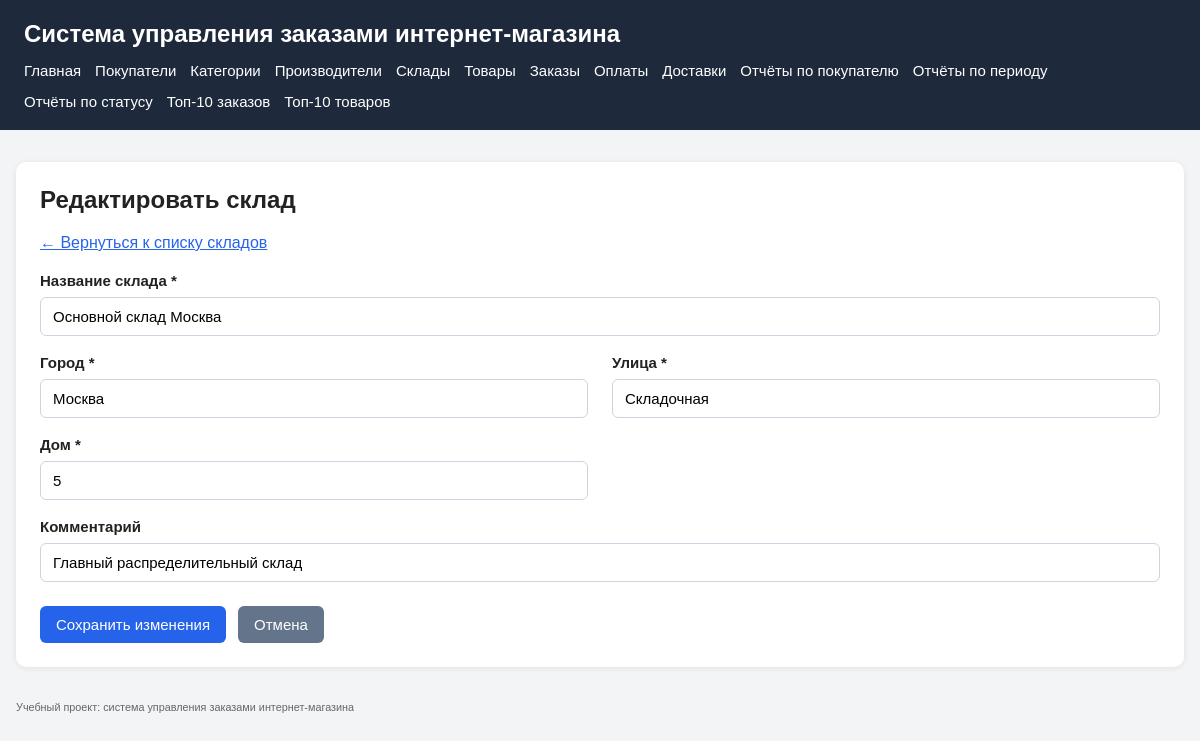
Page /warehouses/edit.php?id=1 on the committed database.
### tables this page shows
CREATE TABLE warehouses (
    warehouse_id INT UNSIGNED NOT NULL AUTO_INCREMENT,
    warehouse_name VARCHAR(150) NOT NULL,
    city VARCHAR(100) NOT NULL,
    street VARCHAR(150) NOT NULL,
    house VARCHAR(20) NOT NULL,
    comment VARCHAR(255) NULL,
    PRIMARY KEY (warehouse_id),
    CONSTRAINT uk_warehouses_name UNIQUE (warehouse_name)
);

### src/includes/db.php (called while the page is built, shortened)
<?php
$configPath = __DIR__ . '/../config/config.local.php';
if (!file_exists($configPath)) {
    $configPath = __DIR__ . '/../config/config.example.php';
}
$config = require $configPath;
function app_config(): array
{
    global $config;
    return $config;
}
function base_url(string $path = ''): string
{
    $config = app_config();
    $base = rtrim($config['app']['base_url'] ?? '', '/');
    return $base . '/' . ltrim($path, '/');
}
function db(): PDO
{
    $config = app_config();
    $db = $config['db'];
    $dsn = sprintf(
        'mysql:host=%s;port=%d;dbname=%s;charset=%s',
        $db['host'],
        $db['port'],
        $db['name'],
        $db['charset']
    );
    $pdo = new PDO($dsn, $db['user'], $db['pass'], [
        PDO::ATTR_ERRMODE => PDO::ERRMODE_EXCEPTION,
        PDO::ATTR_DEFAULT_FETCH_MODE => PDO::FETCH_ASSOC,
        PDO::ATTR_EMULATE_PREPARES => false,
    ]);
    return $pdo;
}

### src/config/config.example.php (called while the page is built)
<?php
return [
    'app' => [
        'base_url' => getenv('APP_BASE_URL') ?: '',
        'name' => getenv('APP_NAME') ?: 'Система управления заказами интернет-магазина',
    ],
    'db' => [
        'host' => getenv('DB_HOST') ?: 'db',
        'port' => (int)(getenv('DB_PORT') ?: 3306),
        'name' => getenv('DB_NAME') ?: 'shop_orders',
        'user' => getenv('DB_USER') ?: 'shop_user',
        'pass' => getenv('DB_PASSWORD') ?: '',
        'charset' => getenv('DB_CHARSET') ?: 'utf8mb4',
    ],
];

### src/warehouses/edit.php (the view, shortened to what this page needs)
<?php
$errorMessage = null;
$warehouseId = (int)($_GET['id'] ?? 0);
$formData = [
    'warehouse_name' => '',
    'city' => '',
    'street' => '',
    'house' => '',
    'comment' => '',
];
require_once __DIR__ . '/../includes/db.php';
if ($warehouseId <= 0) {
    $errorMessage = 'Некорректный идентификатор склада.';
} else {
    try {
        $pdo = db();
        if ($_SERVER['REQUEST_METHOD'] === 'POST') {
            foreach ($formData as $key => $value) {
                $formData[$key] = trim((string)($_POST[$key] ?? ''));
            }
            $requiredFields = [
                'warehouse_name' => 'Название склада',
                'city' => 'Город',
                'street' => 'Улица',
                'house' => 'Дом',
            ];
            foreach ($requiredFields as $field => $label) {
                if ($formData[$field] === '') {
                    $errorMessage = "Поле «{$label}» обязательно для заполнения.";
                    break;
                }
            }
            if ($errorMessage === null) {
                $checkStmt = $pdo->prepare(
                    'SELECT warehouse_id
                     FROM warehouses
                     WHERE warehouse_name = :warehouse_name
                       AND warehouse_id <> :warehouse_id'
                );
                $checkStmt->execute([
                    ':warehouse_name' => $formData['warehouse_name'],
                    ':warehouse_id' => $warehouseId,
                ]);
                $existingWarehouse = $checkStmt->fetch();
                if ($existingWarehouse) {
                    $errorMessage = 'Склад с таким названием уже существует.';
                } else {
                    $stmt = $pdo->prepare(
                        'UPDATE warehouses
                         SET
                            warehouse_name = :warehouse_name,
                            city = :city,
                            street = :street,
                            house = :house,
                            `comment` = :comment
                         WHERE warehouse_id = :warehouse_id'
                    );
                    $stmt->execute([
                        ':warehouse_name' => $formData['warehouse_name'],
                        ':city' => $formData['city'],
                        ':street' => $formData['street'],
                        ':house' => $formData['house'],
                        ':comment' => $formData['comment'] !== '' ? $formData['comment'] : null,
                        ':warehouse_id' => $warehouseId,
                    ]);
                    header('Location: ' . base_url('warehouses/list.php'));
                    exit;
                }
            }
        } else {
            $stmt = $pdo->prepare(
                'SELECT
                    warehouse_id,
                    warehouse_name,
                    city,
                    street,
                    house,
                    `comment`
                 FROM warehouses
                 WHERE warehouse_id = :warehouse_id'
            );
            $stmt->execute([
                ':warehouse_id' => $warehouseId,
            ]);
            $warehouse = $stmt->fetch();
            if (!$warehouse) {
                $errorMessage = 'Склад не найден.';
            } else {
                foreach ($formData as $key => $value) {
                    $formData[$key] = (string)($warehouse[$key] ?? '');
                }
            }
        }
    } catch (PDOException $e) {
        if ($e->getCode() === '23000') {
            $errorMessage = 'Склад с таким названием уже существует.';
        } else {
            $errorMessage = 'Не удалось сохранить изменения склада.';
        }
    } catch (Throwable $e) {
        $errorMessage = 'Произошла непредвиденная ошибка при редактировании склада.';
    }
}
require_once __DIR__ . '/../includes/header.php';
require_once __DIR__ . '/../includes/menu.php';
?>
<main>
    <section class="card">
        <h2>Редактировать склад</h2>
        <p>
            <a href="<?= htmlspecialchars(base_url('warehouses/list.php'), ENT_QUOTES, 'UTF-8') ?>">
                ← Вернуться к списку складов
            </a>
        </p>
        <?php if ($warehouseId > 0 && ($errorMessage === null || $_SERVER['REQUEST_METHOD'] === 'POST')): ?>
            <form method="post" action="<?= htmlspecialchars(base_url('warehouses/edit.php?id=' . $warehouseId), ENT_QUOTES, 'UTF-8') ?>">
                <div class="form-grid">
                    <div class="form-group form-group-full">
                        <label for="warehouse_name">Название склада *</label>
                        <input
                            type="text"
                            id="warehouse_name"
                            name="warehouse_name"
                            value="<?= htmlspecialchars($formData['warehouse_name'], ENT_QUOTES, 'UTF-8') ?>"
                            required
                        >
                    </div>
                    <div class="form-group">
                        <label for="city">Город *</label>
                        <input
                            type="text"
                            id="city"
                            name="city"
                            value="<?= htmlspecialchars($formData['city'], ENT_QUOTES, 'UTF-8') ?>"
                            required
                        >
                    </div>
                    <div class="form-group">
                        <label for="street">Улица *</label>
                        <input
                            type="text"
                            id="street"
                            name="street"
                            value="<?= htmlspecialchars($formData['street'], ENT_QUOTES, 'UTF-8') ?>"
                            required
                        >
                    </div>
                    <div class="form-group">
                        <label for="house">Дом *</label>
                        <input
                            type="text"
                            id="house"
                            name="house"
                            value="<?= htmlspecialchars($formData['house'], ENT_QUOTES, 'UTF-8') ?>"
                            required
                        >
                    </div>
                    <div class="form-group form-group-full">
                        <label for="comment">Комментарий</label>
                        <input
                            type="text"
                            id="comment"
                            name="comment"
                            value="<?= htmlspecialchars($formData['comment'], ENT_QUOTES, 'UTF-8') ?>"
                        >
                    </div>
                </div>
                <div class="form-actions">
                    <button type="submit">Сохранить изменения</button>
                    <a class="btn btn-secondary" href="<?= htmlspecialchars(base_url('warehouses/list.php'), ENT_QUOTES, 'UTF-8') ?>">
                        Отмена
                    </a>
                </div>
            </form>
        <?php endif; ?>
    </section>
</main>
<?php require_once __DIR__ . '/../includes/footer.php'; ?>

### src/assets/css/style.css (style rules this page uses)
* { box-sizing: border-box; }
body { margin: 0; padding: 0; font-family: Arial, sans-serif; background: #f3f4f6; color: #222; }
main { max-width: 1200px; margin: 32px auto; padding: 0 16px; }
.card { background: #fff; border-radius: 10px; padding: 24px; margin-bottom: 20px; box-shadow: 0 1px 6px rgba(0, 0, 0, 0.08); }
.card h2 { margin-top: 0; margin-bottom: 20px; font-size: 24px; }
a { color: #2563eb; }
.form-grid { display: grid; grid-template-columns: repeat(2, minmax(280px, 1fr)); gap: 18px 24px; margin-top: 20px; }
.form-group { display: flex; flex-direction: column; }
.form-group-full { grid-column: 1 / -1; }
label { display: block; margin-bottom: 8px; font-weight: 600; font-size: 15px; }
input[type="text"], input[type="email"], input[type="number"], input[type="date"], input[type="datetime-local"], select, textarea { width: 100%; padding: 10px 12px; border: 1px solid #cbd5e1; border-radius: 6px; font-size: 15px; background: #fff; }
.form-actions { margin-top: 24px; display: flex; gap: 12px; align-items: center; }
button, .btn { display: inline-block; padding: 10px 16px; border: none; border-radius: 6px; background: #2563eb; color: #fff; font-size: 15px; text-decoration: none; cursor: pointer; }
.btn-secondary { background: #64748b; }

### rows in the picture
warehouses: warehouse_name "Основной склад Москва", city "Москва", street "Складочная", house "5", comment "Главный распределительный склад"

### other values in the picture
app_config()['app']['name'] "Система управления заказами интернет-магазина"
